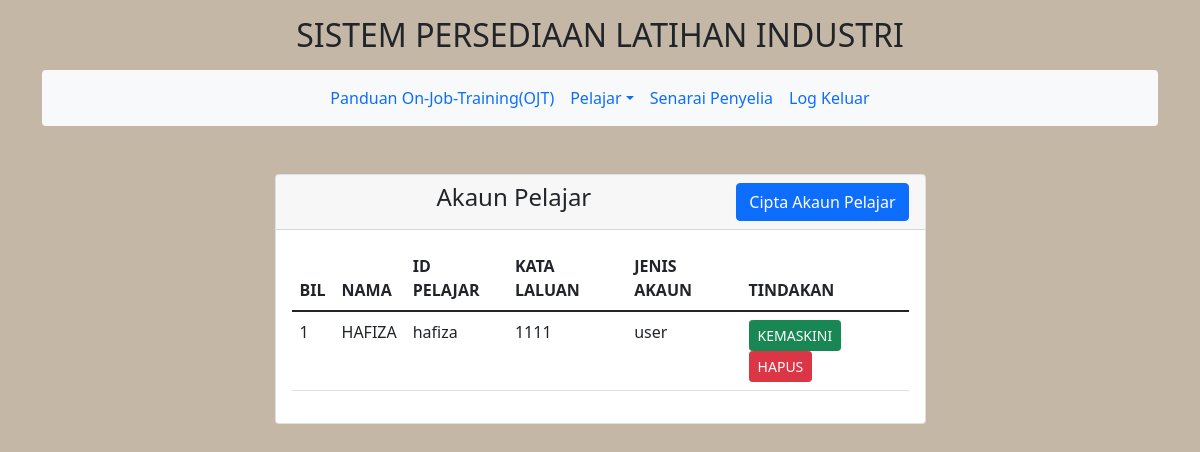
/admin2/index.php, run on the app's committed database.
### tables this page shows
CREATE TABLE `pengguna` (
  `id` int NOT NULL,
  `nama` varchar(200) NOT NULL,
  `username` varchar(50) NOT NULL,
  `password` varchar(50) NOT NULL,
  `usertype` varchar(50) NOT NULL DEFAULT 'user',
  `nama_penyelia` varchar(100) NOT NULL
);

### admin2/index.php (the view, shortened to what this page needs)
<?php
require '../config.php';
?>
<!doctype html>
<html lang="en">
  <head>
    <link href="https://cdn.jsdelivr.net/npm/bootstrap@5.1.3/dist/css/bootstrap.min.css" rel="stylesheet">
</head>
<body>
<div class="container-xl mb-4">
    <center><p>
      <h2>SISTEM PERSEDIAAN LATIHAN INDUSTRI</h2><p>
    </center>
    <nav class="navbar navbar-expand-sm bg-light rounded" aria-label="Twelfth navbar example">
      <div class="container-fluid">
        <div class="collapse navbar-collapse justify-content-md-center" id="navbar">
          <ul class="navbar-nav">
            <li class="nav-item">
              <a class="nav-link" href="admin_panduanojt.php">Panduan On-Job-Training(OJT)</a>
            </li>
            <li class="nav-item dropdown">
              <a class="nav-link dropdown-toggle" data-bs-toggle="dropdown" href="resume.php" role="button" aria-expanded="false">Pelajar</a>
              </li>
            <li>
            <li class="nav-item">
              <a class="nav-link " href="listPenyelia.php">Senarai Penyelia</a>
            </li>
            <li class="nav-item">
              <a class="nav-link" href="../logout.php" onclick="return confirm('Anda Pasti Mahu Log Keluar?')">Log Keluar</a>
            </li>
          </ul>
        </div>
      </div>
    </nav>
</div>
    <br>
    <div class="container">
        <div class="row">
          <center>
            <div class="col-sm-7">
                <div class="card">
                    <div class="card-header">
                        <h4>Akaun Pelajar
                            <a href="studentCreate.php" class="btn btn-primary float-end">Cipta Akaun Pelajar</a>
                        </h4>
                    </div>
          <div class="card-body">
            <table class="table">
            <thead>
            <tr>
                <th>BIL</th>
                <th>NAMA</th>
                <th>ID PELAJAR</th>
                <th>KATA LALUAN</th>
                <th>JENIS AKAUN</th>
                <th>TINDAKAN</th>
            </tr>
        </thead>
        <tbody>
            <?php
                $query = "SELECT * FROM pengguna WHERE usertype = 'user' || 'USER'";
                $query_run = mysqli_query($conn,$query);
                $cnt=1;
                if (mysqli_num_rows($query_run)>0) {
                    foreach ($query_run as $user) {
            ?>
                    <tr>
                    <td><?= $cnt; ?></td>
                    <td><?= $user['nama']; ?></td>
                    <td><?= $user['username']; ?></td>
                    <td><?= $user['password']; ?></td>
                    <td><?= $user['usertype']; ?></td>
                    <td>
                        <a href="studentUpdate_acc.php?id=<?= $user['id']; ?>" class="btn btn-success btn-sm">KEMASKINI</a>
                        <a href="studentDelete.php?id=<?= $user['id']; ?>" class="btn btn-danger btn-sm" onClick="return confirm('Anda Pasti Mahu Hapus <?= $user['nama']; ?>? ')">HAPUS</a>
                    </td>
                    </tr>
            <?php
            $cnt=$cnt+1;
                    }
                }
                else {
                    echo "<h5> No Record Found";
                }
            ?>
        </tbody>
    </table>
                    </div>
                </div>
            </div>
        </div>
        </div>
</body>
</html>

### admin2/index.php (style rules this page uses)
body { background-color:#c4b7a6; }
.navbar { margin-bottom: 20px; }

### data on the page
pengguna: nama "HAFIZA", username "hafiza", password "1111", usertype "user"
